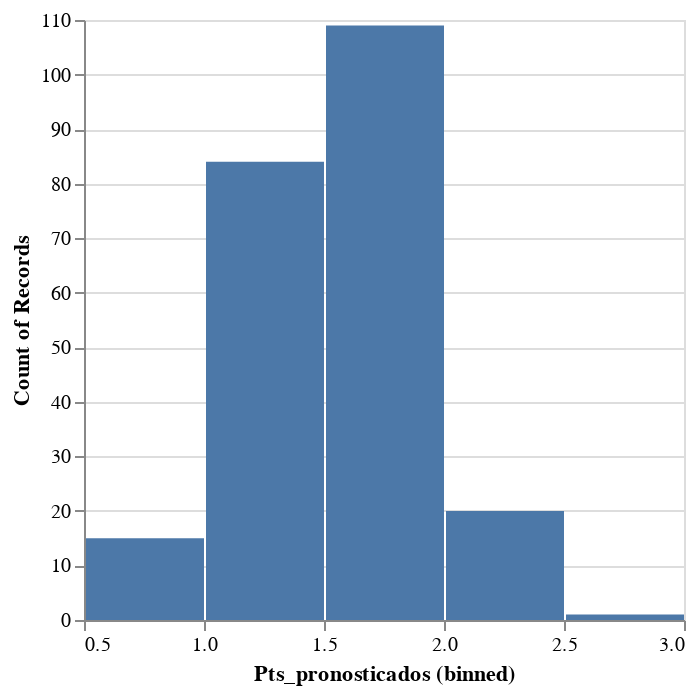

Here is the notebook cell this chart was saved with:
### Code cell
# La gráfica básica usando bin
alt.Chart(df_cruzazul).mark_bar().encode(
    alt.X("Pts_pronosticados", bin=alt.Bin(10)),
    y='count()'
)

### Figure 1 — Vega-Lite specification as saved in the notebook (floating-point values rounded to 4 significant figures; data arrays with more than 128 entries replaced by an {"elided": "..."} marker saying what was removed)
{"config": {"view": {"continuousWidth": 300, "continuousHeight": 300}}, "data": {"name": "data-a9677f9b126812339cd6c1ae04f9fb00"}, "mark": {"type": "bar"}, "encoding": {"x": {"bin": {"anchor": 10}, "field": "Pts_pronosticados", "type": "quantitative"}, "y": {"aggregate": "count", "type": "quantitative"}}, "$schema": "https://vega.github.io/schema/vega-lite/v5.16.3.json", "datasets": {"data-a9677f9b126812339cd6c1ae04f9fb00": {"elided": "229 records"}}}
